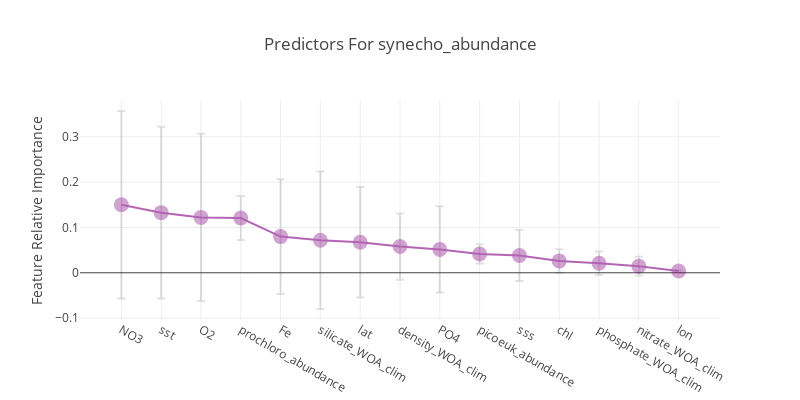

Notebook cell for this chart:
### Code cell
from pycmap.supervised import ExtraTrees

model = ExtraTrees(df, 'synecho_abundance')
model.learn()
model.plot_feature_importance()
model.report()

### Figure 1 — Plotly figure (JSON) as saved in the notebook; plotly's stock layout.template omitted (floating-point values rounded to 4 significant figures)
{"data": [{"error_y": {"array": [0.2069, 0.1896, 0.1845, 0.04856, 0.1269, 0.1517, 0.1219, 0.07302, 0.09509, 0.02122, 0.05635, 0.02601, 0.026, 0.02092, 0.002197], "color": "rgba(7, 7, 7, .2)", "type": "data", "visible": true}, "marker": {"color": "purple", "opacity": 0.6, "size": 15}, "mode": "lines+markers", "name": "", "opacity": 0.6, "type": "scatter", "uid": "d45b4e2e-1025-4f05-bfe2-1651b259d6e8", "x": ["NO3", "sst", "O2", "prochloro_abundance", "Fe", "silicate_WOA_clim", "lat", "density_WOA_clim", "PO4", "picoeuk_abundance", "sss", "chl", "phosphate_WOA_clim", "nitrate_WOA_clim", "lon"], "y": [0.1502, 0.1328, 0.1223, 0.1208, 0.07984, 0.07176, 0.06732, 0.05787, 0.05163, 0.04155, 0.03805, 0.02621, 0.02115, 0.01465, 0.003893]}], "layout": {"autosize": false, "height": 400, "title": {"text": "Predictors For synecho_abundance"}, "width": 800, "xaxis": {"title": {"text": ""}}, "yaxis": {"title": {"text": "Feature Relative Importance"}}}}
